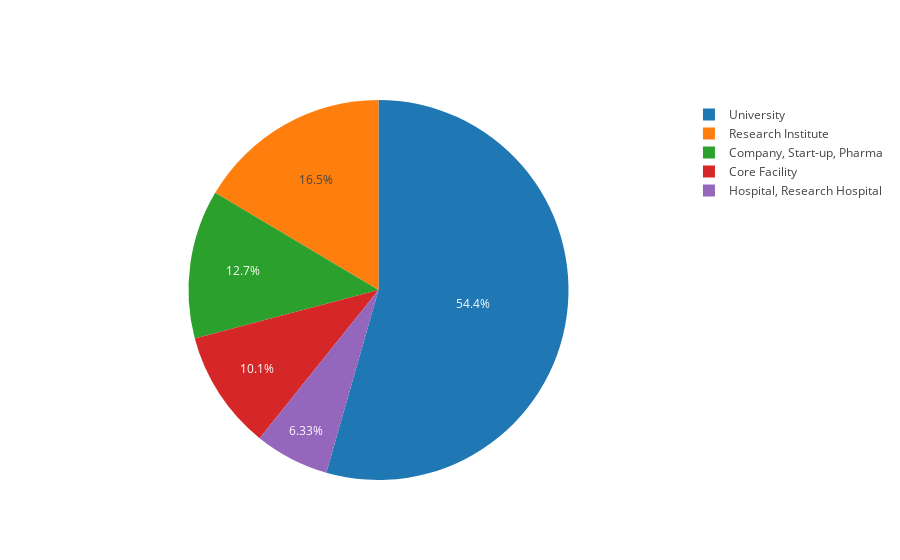

This figure's notebook cell:
### Markdown cell above
## Affiliation distribtuion 

The number of participants in the poll by type of Institution.

### Code cell
affiliations = data_df.iloc[:,3]
trace = get_pie_chart(affiliations)     
iplot([trace])

### Figure 1 — Plotly figure (JSON) as saved in the notebook; plotly's stock layout.template omitted (floating-point values rounded to 4 significant figures)
{"data": [{"labels": ["Hospital, Research Hospital", "University", "Core Facility", "Research Institute", "Company, Start-up, Pharma"], "type": "pie", "uid": "9207000f-76ba-48c1-899d-3e671c4e9633", "values": [10, 86, 16, 26, 20]}], "layout": {}}
